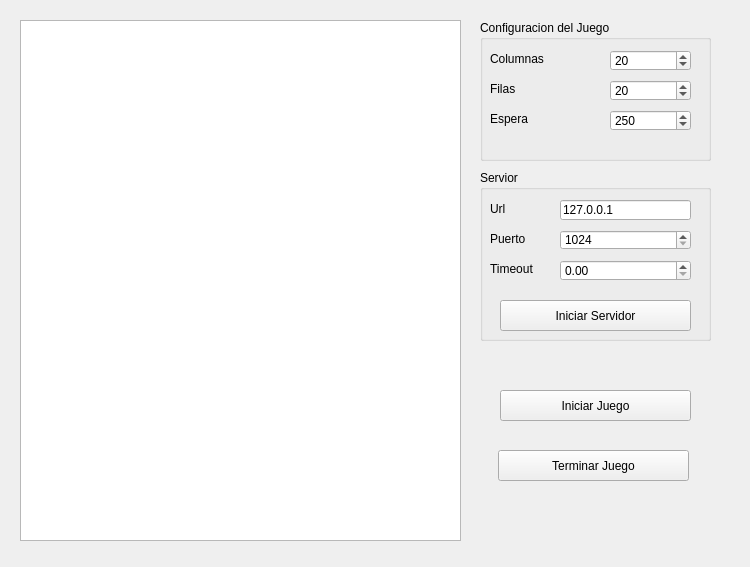
<?xml version="1.0" encoding="UTF-8"?>
<ui version="4.0">
 <class>MainWindow</class>
 <widget class="QMainWindow" name="MainWindow">
  <property name="geometry">
   <rect>
    <x>0</x>
    <y>0</y>
    <width>750</width>
    <height>567</height>
   </rect>
  </property>
  <property name="windowTitle">
   <string>Servidor</string>
  </property>
  <widget class="QWidget" name="centralwidget">
   <widget class="QGroupBox" name="g_Serv">
    <property name="geometry">
     <rect>
      <x>480</x>
      <y>170</y>
      <width>231</width>
      <height>171</height>
     </rect>
    </property>
    <property name="title">
     <string>Servior</string>
    </property>
    <widget class="QLabel" name="lab_url">
     <property name="geometry">
      <rect>
       <x>10</x>
       <y>30</y>
       <width>31</width>
       <height>17</height>
      </rect>
     </property>
     <property name="text">
      <string>Url</string>
     </property>
    </widget>
    <widget class="QLineEdit" name="edit_url">
     <property name="geometry">
      <rect>
       <x>80</x>
       <y>30</y>
       <width>131</width>
       <height>20</height>
      </rect>
     </property>
     <property name="text">
      <string>127.0.0.1</string>
     </property>
     <property name="placeholderText">
      <string>127.0.0.1</string>
     </property>
    </widget>
    <widget class="QLabel" name="lab_puerto">
     <property name="geometry">
      <rect>
       <x>10</x>
       <y>60</y>
       <width>68</width>
       <height>17</height>
      </rect>
     </property>
     <property name="text">
      <string>Puerto</string>
     </property>
    </widget>
    <widget class="QSpinBox" name="spin_puerto">
     <property name="geometry">
      <rect>
       <x>80</x>
       <y>60</y>
       <width>131</width>
       <height>20</height>
      </rect>
     </property>
     <property name="minimum">
      <number>1024</number>
     </property>
     <property name="maximum">
      <number>65535</number>
     </property>
    </widget>
    <widget class="QPushButton" name="ini_serv">
     <property name="geometry">
      <rect>
       <x>20</x>
       <y>130</y>
       <width>191</width>
       <height>31</height>
      </rect>
     </property>
     <property name="text">
      <string>Iniciar Servidor</string>
     </property>
    </widget>
    <widget class="QDoubleSpinBox" name="spin_timeout">
     <property name="geometry">
      <rect>
       <x>80</x>
       <y>90</y>
       <width>131</width>
       <height>21</height>
      </rect>
     </property>
    </widget>
    <widget class="QLabel" name="lab_timeout">
     <property name="geometry">
      <rect>
       <x>10</x>
       <y>90</y>
       <width>68</width>
       <height>17</height>
      </rect>
     </property>
     <property name="text">
      <string>Timeout</string>
     </property>
    </widget>
   </widget>
   <widget class="QGroupBox" name="g_conf_juego">
    <property name="geometry">
     <rect>
      <x>480</x>
      <y>20</y>
      <width>231</width>
      <height>141</height>
     </rect>
    </property>
    <property name="title">
     <string>Configuracion del Juego</string>
    </property>
    <widget class="QLabel" name="lab_colum">
     <property name="geometry">
      <rect>
       <x>10</x>
       <y>30</y>
       <width>68</width>
       <height>17</height>
      </rect>
     </property>
     <property name="text">
      <string>Columnas</string>
     </property>
    </widget>
    <widget class="QSpinBox" name="spin_colum">
     <property name="geometry">
      <rect>
       <x>130</x>
       <y>30</y>
       <width>81</width>
       <height>21</height>
      </rect>
     </property>
     <property name="value">
      <number>20</number>
     </property>
    </widget>
    <widget class="QLabel" name="lab_filas">
     <property name="geometry">
      <rect>
       <x>10</x>
       <y>60</y>
       <width>68</width>
       <height>17</height>
      </rect>
     </property>
     <property name="text">
      <string>Filas</string>
     </property>
    </widget>
    <widget class="QSpinBox" name="spin_filas">
     <property name="geometry">
      <rect>
       <x>130</x>
       <y>60</y>
       <width>81</width>
       <height>21</height>
      </rect>
     </property>
     <property name="value">
      <number>20</number>
     </property>
    </widget>
    <widget class="QSpinBox" name="spin_espera">
     <property name="geometry">
      <rect>
       <x>130</x>
       <y>90</y>
       <width>81</width>
       <height>21</height>
      </rect>
     </property>
     <property name="maximum">
      <number>9999</number>
     </property>
     <property name="value">
      <number>250</number>
     </property>
    </widget>
    <widget class="QLabel" name="lab_espera">
     <property name="geometry">
      <rect>
       <x>10</x>
       <y>90</y>
       <width>91</width>
       <height>17</height>
      </rect>
     </property>
     <property name="text">
      <string>Espera</string>
     </property>
    </widget>
   </widget>
   <widget class="QPushButton" name="iniciar_juego">
    <property name="geometry">
     <rect>
      <x>500</x>
      <y>390</y>
      <width>191</width>
      <height>31</height>
     </rect>
    </property>
    <property name="text">
     <string>Iniciar Juego</string>
    </property>
   </widget>
   <widget class="QTableWidget" name="tableWidget">
    <property name="geometry">
     <rect>
      <x>20</x>
      <y>20</y>
      <width>441</width>
      <height>521</height>
     </rect>
    </property>
    <attribute name="horizontalHeaderDefaultSectionSize">
     <number>0</number>
    </attribute>
    <attribute name="horizontalHeaderMinimumSectionSize">
     <number>0</number>
    </attribute>
    <attribute name="verticalHeaderDefaultSectionSize">
     <number>0</number>
    </attribute>
    <attribute name="verticalHeaderMinimumSectionSize">
     <number>0</number>
    </attribute>
   </widget>
   <widget class="QPushButton" name="terminar_juego">
    <property name="geometry">
     <rect>
      <x>498</x>
      <y>450</y>
      <width>191</width>
      <height>31</height>
     </rect>
    </property>
    <property name="text">
     <string>Terminar Juego</string>
    </property>
   </widget>
  </widget>
 </widget>
 <resources/>
 <connections/>
</ui>
